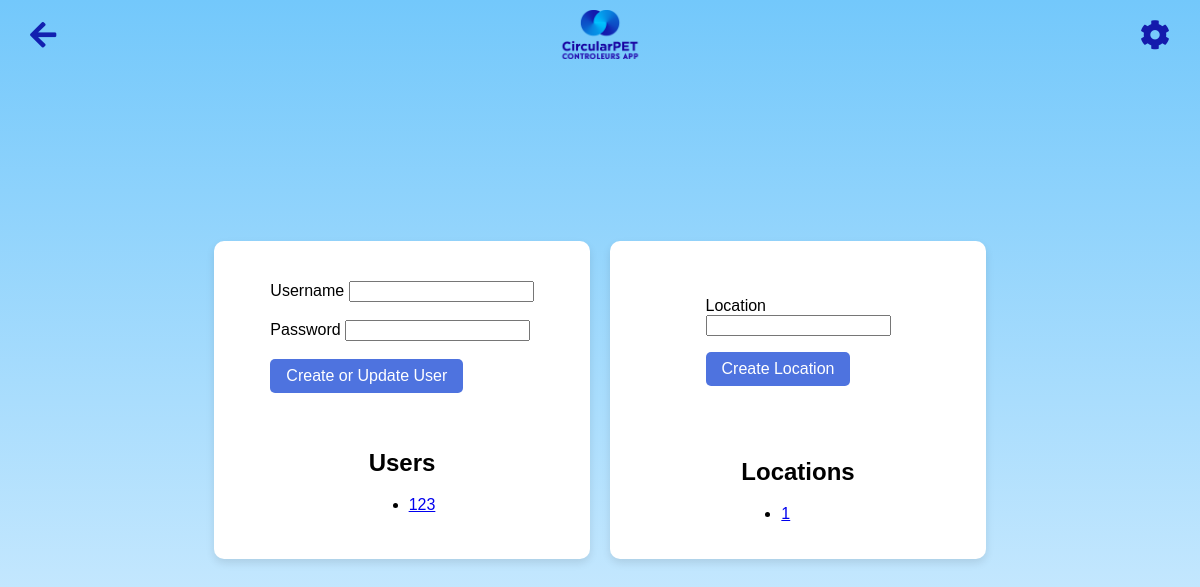
/admin, run on an earlier commit of the app's database.
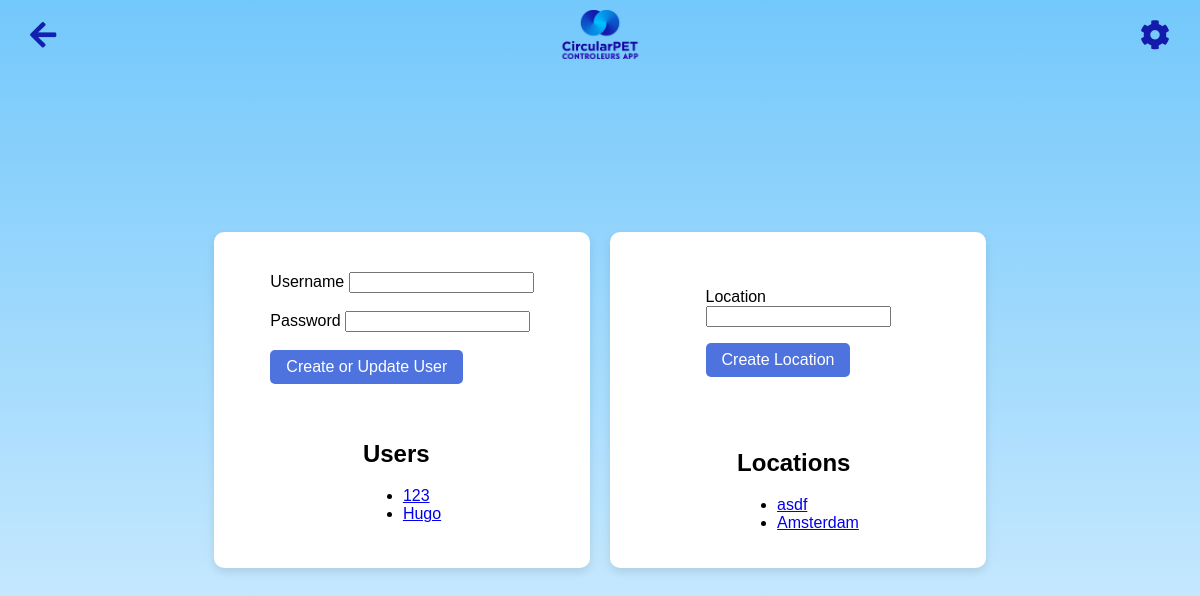
And on a later commit of the database.
### app.py (models this page shows, shortened)
class User(db.Model, UserMixin):  # Extend User model with UserMixin
    id = db.Column(db.Integer, primary_key=True)
    username = db.Column(db.String(80), unique=True, nullable=False)
    password = db.Column(db.String(120), nullable=False)
    location_id = db.Column(db.Integer, db.ForeignKey('location.id'), nullable=True)
    location = db.relationship('Location', backref=db.backref('users', lazy=True))
    group = db.Column(db.String(120), nullable=True)
    badges = db.Column(db.Integer, default=0)

class Location(db.Model):
    __tablename__ = 'location'
    __table_args__ = {'extend_existing': True}
    id = db.Column(db.Integer, primary_key=True)
    name = db.Column(db.String(120), unique=True, nullable=False)
    zakken = db.Column(db.Integer, nullable=False, default=0)
    bekers = db.Column(db.Integer, nullable=False, default=0)
    url = db.Column(db.String(500), nullable=True)

### app.py (the view, shortened to what this page needs)
@app.route('/admin', methods=['GET', 'POST'])
def admin():
    form = UserForm()
    location_form = LocationForm()
    users = User.query.all()  # Fetch all users
    user = None  # Initialize user variable
    if location_form.validate_on_submit():
        location = Location(name=location_form.name.data)
        db.session.add(location)
        db.session.commit()
    locations = Location.query.all()  # Fetch all locations
    return render_template('admin.html', form=form, location_form=location_form, users=users, locations=locations, user=user)

### app.py
class UserForm(FlaskForm):
    username = StringField('Username', validators=[DataRequired()])
    password = PasswordField('Password', validators=[DataRequired()])
    location = QuerySelectField('Location', query_factory=lambda: Location.query, allow_blank=True, get_label='name')
    submit = SubmitField('Create or Update User')

class LocationForm(FlaskForm):
    name = StringField('Location', validators=[DataRequired()])
    submit = SubmitField('Create Location')

### templates/admin.html (shortened to what this page needs)
<html lang="en">
<head>
    <link rel="stylesheet" href="{{ url_for('static', filename='main.css') }}">
    <link rel="stylesheet" href="https://cdnjs.cloudflare.com/ajax/libs/font-awesome/5.15.1/css/all.min.css">
</head>
<body>
    <img src="{{ url_for('static', filename='logo.png') }}" alt="CircularPET Logo" class="logo2">
    <a href="javascript:history.back()" class="back-button"><i class="fas fa-arrow-left"></i></a>
    <div class="gear-icon-container"> <i id="toggleAssignLocation" class="fa fa-cog"></i></div>
    <div class="cube-container">
        <div class="cube user-cube">
            <form method="POST" class="form-section">
                {{ form.username.label }} {{ form.username() }} <br><br>
                {{ form.password.label }} {{ form.password() }} <br><br>
                {{ form.submit() }}
            </form>
            <div class="list-section">
                <h2>Users</h2>
                <ul>
                    {% for user in users %}
                    <li>
                        <a href="{{ url_for('user_dashboard', user_id=user.id) }}">{{ user.username }}</a>
                    </li>
                    {% endfor %}
                </ul>
            </div>
        </div>
        <div class="cube location-cube">
            <form method="POST" class="form-section">
                <p>
                    {{ location_form.name.label }}<br>
                    {{ location_form.name(size=20) }}
                </p>
                <p>{{ location_form.submit() }}</p>
            </form>
            <div class="list-section">
                <h2>Locations</h2>
                <ul>
                    {% for location in locations %}
                    <li><a href="{{ url_for('location', user_id=user.id if user else 0, location_id=location.id if location else 0) }}">{{ location.name }}</a></li>
                {% endfor %}
                </ul>
            </div>
        </div>
    </div>
</body>
</html>

What changed in the data, as far as the page shows it:
added User: username "Hugo"
changed Location: name "1" → "asdf"
added Location: name "Amsterdam"
